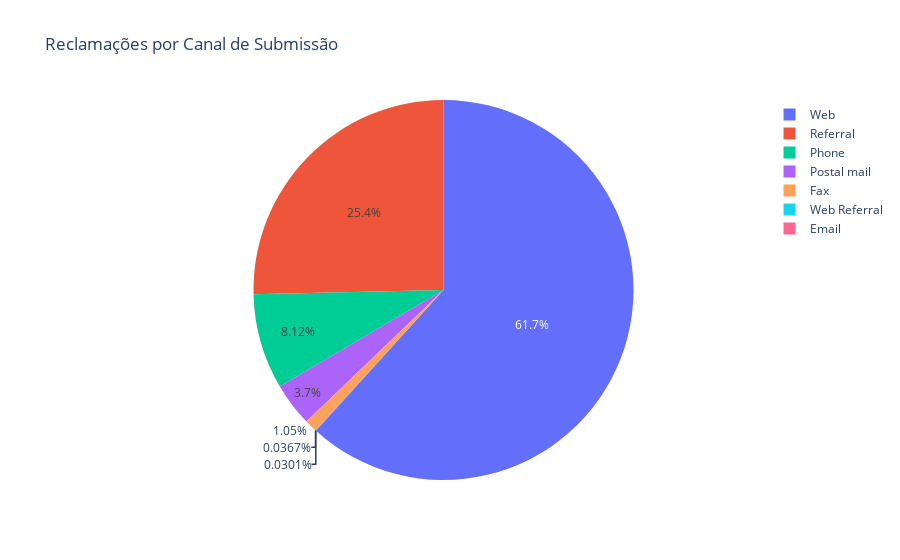

The cell this chart's notebook holds for it:
### Code cell
# Top da reclamações por Submitted via

# fig = px.bar(df['Submitted via'].value_counts(), title='Reclamações por Canal de Submissão')
# fig.update_yaxes(title_text='Quantidade de Reclamações')
# fig.update_xaxes(title_text='Canal de Submissão')
# fig.update_layout(showlegend=False)
# fig.show()

# faça o mesmo gráfico acima, mas usando um gráfico de pie

labels = df['Submitted via'].value_counts().index
values = df['Submitted via'].value_counts().values

fig = px.pie(df['Submitted via'].value_counts(), title='Reclamações por Canal de Submissão', names=labels, values=values)
fig.show()

### Figure 1 — Plotly figure (JSON) as saved in the notebook; plotly's stock layout.template omitted (floating-point values rounded to 4 significant figures)
{"data": [{"domain": {"x": [0, 1], "y": [0, 1]}, "hovertemplate": "label=%{label}<br>value=%{value}<extra></extra>", "labels": ["Web", "Referral", "Phone", "Postal mail", "Fax", "Web Referral", "Email"], "legendgroup": "", "name": "", "showlegend": true, "type": "pie", "values": [55421, 22770, 7289, 3319, 941, 33, 27]}], "layout": {"legend": {"tracegroupgap": 0}, "title": {"text": "Reclamações por Canal de Submissão"}}}
